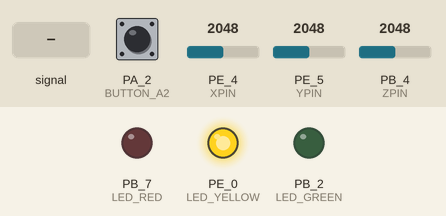
The sketch below on a simulated TI Tiva C LaunchPad. Shown: output pins drawn as LEDs (lit = HIGH). The test bench sets the inputs (shaded band); at power-on: PE_4 (XPIN) = 2048, PE_5 (YPIN) = 2048, PB_4 (ZPIN) = 2048, PA_2 (BUTTON_A2) LOW. What the sketch prints to the serial monitor is not drawn.

Above: at 0.4 s.
At 1.7 s:
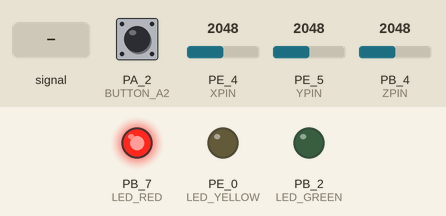
1.8 s: PB_4 (ZPIN) fed a 200 Hz sine of ±327 counts around its level
Timing chart, 0 to 4.8 s (numbered marks = the images above; inputs shaded):
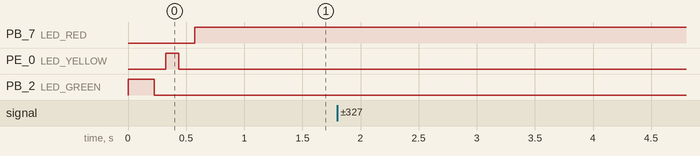

The sketch:

pes_lab5.ino
```cpp
/*
  Abo Akademi University
  Programming Embedded Systems course
  Exercise 5: TI TivaC / ADC Compiling and booting
  Author: Vu Nguyen (71141) <quangngmetro@gmail.com>
*/

#define DEBUG 1

// Accelerometer parameters
#define VMAX 3.3         // 3.3 Volts
#define DMAX 4095        // 12-bit ADCs
#define SENSITIVITY 0.420  // 420mV/g
#define XPIN A9  // x-axis of the accelerometer
#define YPIN A8  // y-axis
#define ZPIN A10 // z-axis
#define NORMAL_ACC 9.81 // 1g
#define HIGH_ACC 14.72  // 1.5g

//#define GAIN_CONSTANT_K 0.92  // TODO: Gain constant needs to be changed later, use k = 0.92 just for now

// LEDs on expansion board
#define LED_RED PB_7
#define LED_YELLOW PE_0
#define LED_GREEN PB_2

// Buttons on expansion board
#define BUTTON_A2 PA_2
#define BUTTON_A3 PA_3
#define BUTTON_A4 PA_4

#define BUFFER_SIZE 100

// Global variables
double xZero; // x axis voltage when subject to 0g
double yZero; // y axis voltage when subject to 0g
double zZero; // z axis voltage when subject to 0g

double rX, rY, rZ; // acceleration values of each component

double r; // total acceleration r = k * sqrt(rX^2 + rY^2 + rZ^2)
double arr_r[BUFFER_SIZE];
double r_ms2;

double k;

// Function  prototypes
void calibrate_ADXL327B(unsigned int nsamples);

void setup()
{
  // initialize the serial communications:
  Serial.begin(9600);

  //Configure LEDs and button
  pinMode(LED_RED, OUTPUT);
  pinMode(LED_YELLOW, OUTPUT);
  pinMode(LED_GREEN, OUTPUT);
  pinMode(BUTTON_A2, INPUT);

  //Initialize the array arr_r
  memset(arr_r, 0, sizeof(arr_r));

  //Calibrate 3 axis accelerometer
  calibrate_ADXL327B(1000);
}

void loop()
{
  int i;

  // Calculate total accleration
  //r = (double)GAIN_CONSTANT_K * sqrt(pow(rX,2) + pow(rY,2) + pow(rZ,2));
  //Calculate the average value of r to smooth out its total value since it fluctuates a lot
  for (i = 0; i < BUFFER_SIZE; i++) {
    rX = (analogRead(XPIN) * (float)VMAX / (float)DMAX - xZero) / SENSITIVITY;
    rY = (analogRead(YPIN) * (float)VMAX / (float)DMAX - yZero) / SENSITIVITY;
    rZ = (analogRead(ZPIN) * (float)VMAX / (float)DMAX - zZero) / SENSITIVITY;
    arr_r[i] = k * sqrt(pow(rX,2) + pow(rY,2) + pow(rZ,2));
    Serial.println(arr_r[i]);
  }
  r = 0;
  for (i = 0; i < BUFFER_SIZE; i++) {
    r += arr_r[i];
  }
  r = r / BUFFER_SIZE;

  #ifdef DEBUG
  Serial.print("r: "); Serial.println(r);
  #endif

  // Convert from total acceleration g to m/s^2
  r_ms2 = r * 9.81;
  #ifdef DEBUG
  Serial.print("r_ms2: "); Serial.println(r_ms2);
  #endif

  // Turn on LEDs according to accleration values
  if (r_ms2 >= 0 && r_ms2 <= NORMAL_ACC) {
    digitalWrite(LED_GREEN, HIGH);
    digitalWrite(LED_RED, LOW);
    digitalWrite(LED_YELLOW, LOW);
  } else if (r_ms2 > NORMAL_ACC && r_ms2 <= HIGH_ACC) {
    digitalWrite(LED_YELLOW, HIGH);
    digitalWrite(LED_RED, LOW);
    digitalWrite(LED_GREEN, LOW);
  } else {
    digitalWrite(LED_RED, HIGH);
    digitalWrite(LED_YELLOW, LOW);
    digitalWrite(LED_GREEN, LOW);
  }
}


void calibrate_ADXL327B(unsigned int nsamples) {
  int i;

  #ifdef DEBUG
  Serial.println("Calibrating ADXL327 accelerometer");
  Serial.println("Lie the accelerometer flat so that \r\nx and y axis are zero degrees to the horizontal");
  Serial.println("Press A2 button to start calilbrating x and y axis");
  #endif

  //Turn on green LED to signify calibration of x and y axis begins
  digitalWrite(LED_GREEN, HIGH);
  while(digitalRead(BUTTON_A2) == HIGH);
  //Calibrating x and y axis
  for (i = 0; i < nsamples; i++) {
    xZero += (analogRead(XPIN) * (float)VMAX) / (float)DMAX;
    yZero += (analogRead(YPIN) * (float)VMAX) / (float)DMAX;
  }
  xZero = xZero / nsamples;
  yZero = yZero / nsamples;
  //Turn off green LED to signify that calibration of x and y axis is done
  digitalWrite(LED_GREEN, LOW);
  #ifdef DEBUG
  Serial.println("Calibration of x and y axis done!");
  #endif

  delay(100); //Delay to avoid button boucing problem

  #ifdef DEBUG
  Serial.println("Lie the accelerometer so that the z axis is perpendicular to the vertical");
  Serial.println("Press A2 button again to start calibrating z axis");
  #endif

   //Turn on yellow LED to signify calibration of z axis begins
  digitalWrite(LED_YELLOW, HIGH);
  while(digitalRead(BUTTON_A2) == HIGH);
  for (i = 0; i < nsamples; i++) {
    zZero += (analogRead(ZPIN) * (float)VMAX) / (float)DMAX;
  }
  zZero = zZero / nsamples;
  //Turn off green LED to signify that calibration of z axis is done
  digitalWrite(LED_YELLOW, LOW);
  #ifdef DEBUG
  Serial.println("Calibration of z axis done!");
  #endif

  delay(100); //Delay to avoid button bouncing problem

  //Calculate value of gain constant k
  #ifdef DEBUG
  Serial.println("Lie the accelerometer flat to calculate constant k\n");
  #endif
  digitalWrite(LED_RED, HIGH); //Turn on red LED to signify that calculation of k is in progress
  while(digitalRead(BUTTON_A2) == HIGH);
  rX = (analogRead(XPIN) * (float)VMAX / (float)DMAX - xZero) / SENSITIVITY;
  rY = (analogRead(YPIN) * (float)VMAX / (float)DMAX - yZero) / SENSITIVITY;
  rZ = (analogRead(ZPIN) * (float)VMAX / (float)DMAX - zZero) / SENSITIVITY;
  k = 1 / sqrt(pow(rX, 2) + pow(rY, 2) + pow(rZ, 2));
  digitalWrite(LED_RED, LOW);
  #ifdef DEBUG
  Serial.println("Calculation of gain constant k done!");
  #endif

  #ifdef DEBUG
  Serial.print("xZero: "); Serial.println(xZero);
  Serial.print("yZero: "); Serial.println(yZero);
  Serial.print("zZero: "); Serial.println(zZero);
  Serial.print("k: "); Serial.println(k);
  #endif
}
```
